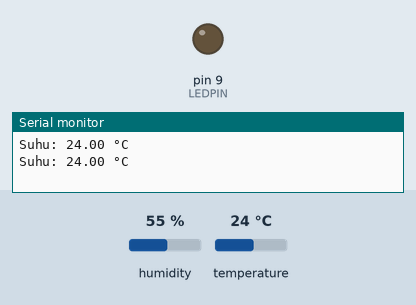
Recording of a sketch running on a simulated Arduino Uno, built with avr-gcc and run on an emulated ATmega328P. Shown: output pins drawn as LEDs (lit = HIGH), the last lines printed to the serial monitor. The inputs (shaded band) are chosen by the test bench; at power-on: temperature 24 °C, humidity 55 %.

Above: at 2.8 s.
2.9 s: temperature set to 29.5 °C
5.6 s: temperature set to 30.4 °C
At 6.6 s:
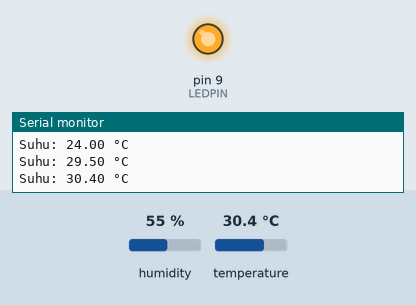
8.3 s: temperature set to 12 °C
At 11.2 s:
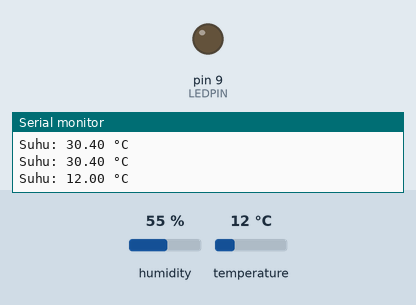
11.5 s: temperature set to 33 °C
At 13.0 s:
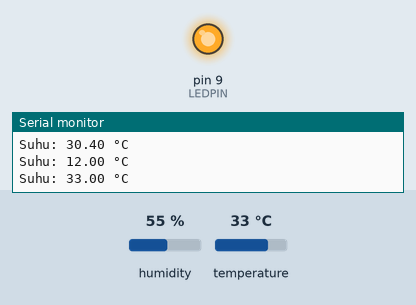
Timing chart, 0 to 14.5 s (numbered marks = the images above; inputs shaded):
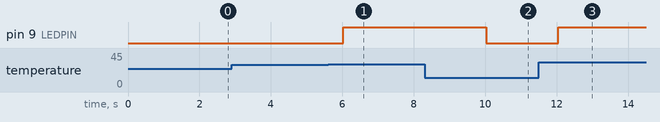

The sketch:

DHTdanLED.ino
```cpp
#include "DHT.h"

#define DHTPIN 2     // Pin yang terhubung ke DHT22
#define DHTTYPE DHT22   // Tipe sensor DHT
#define LEDPIN 9     // Pin PWM untuk LED

DHT dht(DHTPIN, DHTTYPE);

void setup() {
  Serial.begin(9600);
  dht.begin();
  pinMode(LEDPIN, OUTPUT);  // Set LED sebagai output
  analogWrite(LEDPIN, 0);   // Awalnya LED mati (nilai PWM 0)
}

void loop() {
  // Membaca data suhu dari sensor
  float suhu = dht.readTemperature();

  // Cek apakah data dari sensor valid
  if (isnan(suhu)) {
    Serial.println("Gagal membaca dari sensor DHT!");
    return;
  }

  Serial.print("Suhu: ");
  Serial.print(suhu);
  Serial.println(" °C");

  // Jika suhu lebih dari 30°C, nyalakan LED dengan intensitas maksimal (PWM 255)
  if (suhu > 30.0) {
    analogWrite(LEDPIN, 255); // Nyalakan LED penuh
  } else {
    analogWrite(LEDPIN, 0);   // Matikan LED
  }

  delay(2000);  // Tunggu 2 detik sebelum membaca ulang
}
```

Measured:
- the behaviour switches between 30 and 30.1 °C on temperature (found by bisection; images 0 and 1)
- after the input at 5.6 s, pin 9 (LEDPIN): LOW → HIGH after 0.42 s
- after the input at 8.3 s, pin 9 (LEDPIN): HIGH → LOW after 1.7 s
- after the input at 11.5 s, pin 9 (LEDPIN): LOW → HIGH after 0.54 s
